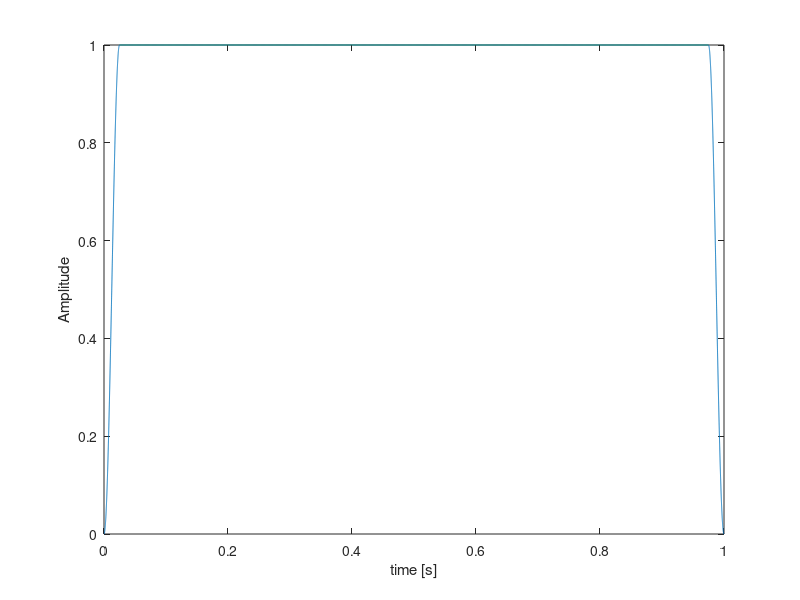

The MATLAB script that drew this image:
function ramp = cos_ramp(sig_len, fs, attack, release)
% function ramp = cos_ramp(sig_len, fs, attack, release)
%
% Cos_ramp: Generates cosine ramp with raising/falling ramp at the
% begninning/end (ramps have similar lengths)
%  
% INPUT:
% fs     :  Sampling frequency
% sig_len:  Length of signal (in samples)
% attack :  Attack time of raising envelope (in ms)
% release:  Release time of falling envelope (optional)
%
% OUTPUT:
% ramp:     Resulting envelope 
% 
% Author        : Matthias Milczynski
% Created in    : 2008-2012
% Downloaded on : 06/09/2012
% Modified by Alejandro Osses, HTI, TU/e, the Netherlands, 2014
% Last update on: 18/08/2014 % Update this date manually
% Last use on   : 20/08/2014 % Update this date manually
%%%%%%%%%%%%%%%%%%%%%%%%%%%%%%%%%%%%%%%%%%%%%%%%%%%%%%%%%%%%%%%%%%%%%%%%%%%

if nargin < 1
   sig_len = 44100; % only for demo
end

if nargin < 2
    fs = 44100;
end

if nargin < 3
    attack = 25;
end

if nargin < 4
    release = 25;
end

attack  = round(fs*attack/1000);
ramp = ones(1, sig_len);
if attack >= sig_len
    fprintf(1,'Attack: %i, Signal: %i\n', attack, length(ramp) )
    attack = round( ( sig_len - 1 ) / 2 );
    fprintf(1,'Attack changed to: %i, %.4f (msec)\n', attack, 1000/fs*attack )
end

switch nargin
    case 4 % attack and release time are different
        for i=1:attack
            ramp(i)=ramp(i)*0.5*(1-cos(pi*i/attack));
        end
        release = round(fs*release/1000);    
        for i=(sig_len-release):sig_len
            ramp(i)=ramp(i)*0.5*(1-cos(pi*(i-sig_len)/release));
        end
    otherwise % attack and release time are the same
        for i=1:attack
            ramp(i)=ramp(i)*0.5*(1-cos(pi*i/attack));
        end
        for i=(sig_len-attack):sig_len
            ramp(i)=ramp(i)*0.5*(1-cos(pi*(i-sig_len)/attack));
        end
end

if nargout == 0
    t = ( 1:sig_len )/fs;
    figure
    plot(t, ramp);
    xlabel('time [s]')
    ylabel('Amplitude')
end

%%%%%%%%%%%%%%%%%%%%%%%%%%%%%%%%%%%%%%%%%%%%%%%%%%%%%%%%%%%%%%%%%%%%%%%%%%%
end
